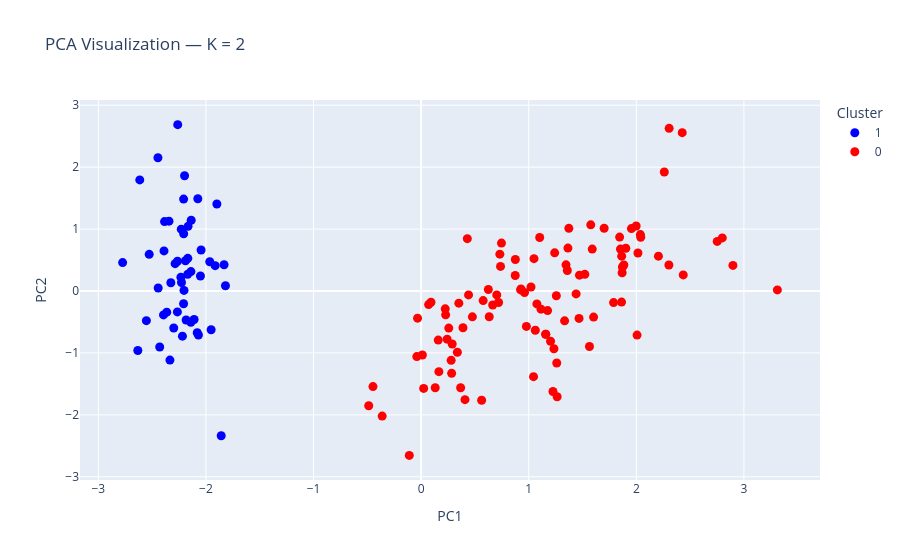
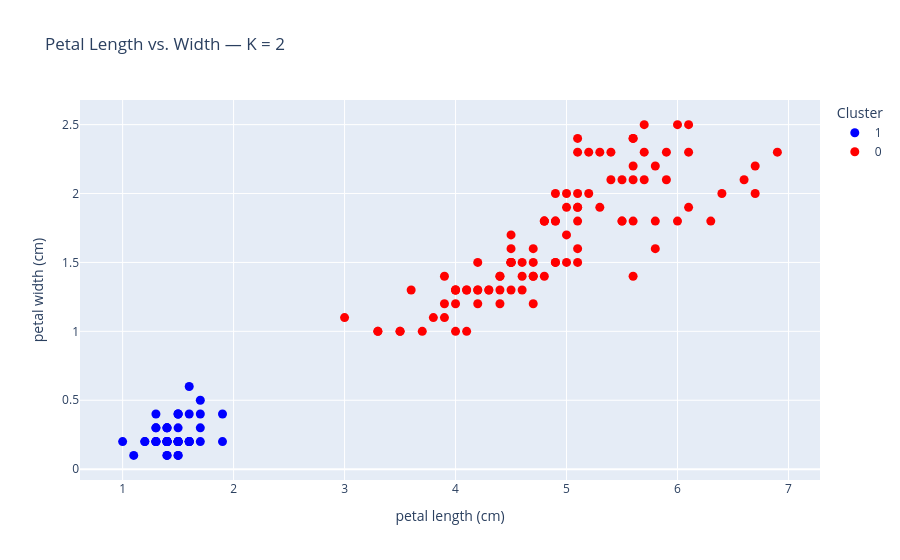
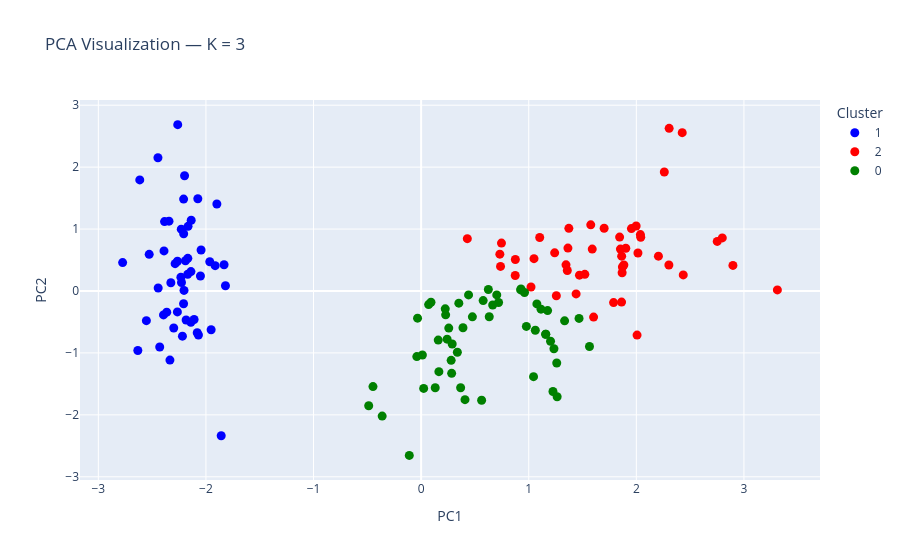
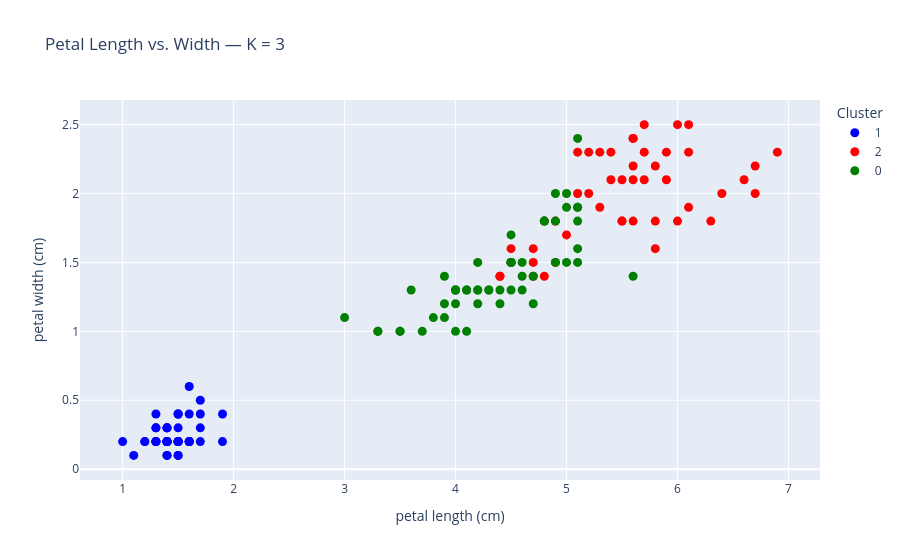

The notebook cell these images were saved under, in order:
### Markdown cell above
**Compare K-Means Clustering (K = 2 vs. K = 3) Using Plotly**

We'll compare K-means with two and three clusters using the standardized Iris features. We'll visualize results two ways: PCA, which summarizes all four measurements into two components, and a direct plot of petal length versus petal width. PCA shows overall structure, while the petal plot uses familiar measurements. In all cases, the clustering itself is trained on all four standardized features we're only changing how we view it, not how we train it. This helps us judge whether K equals 2 or K equals 3 gives clearer, more meaningful groups before we compare them to the known species.

### Code cell
# 1. Fit K-Means for K = 2 and K = 3

results = []
cluster_labels = {}

for k in [2, 3]:
    model = KMeans(
        n_clusters=k,
        random_state=42,
        n_init=10
    )

    labels = model.fit_predict(X_standard)
    cluster_labels[k] = labels

    results.append({
        "K": k,
        "WCSS": model.inertia_,
        "Silhouette Score": silhouette_score(X_standard, labels)
    })

display(pd.DataFrame(results))


# 2. Apply PCA for visualization only

pca = PCA(n_components=2)
X_pca = pca.fit_transform(X_standard)

# Create visualization DataFrame
df_plot = iris_clust_df[
    ["petal length (cm)", "petal width (cm)"]
].copy()

df_plot["PC1"] = X_pca[:, 0]
df_plot["PC2"] = X_pca[:, 1]

df_plot["Cluster_K2"] = cluster_labels[2].astype(str)
df_plot["Cluster_K3"] = cluster_labels[3].astype(str)


# 3. Plot PCA and original features for each K

for k in [2, 3]:

    cluster_col = f"Cluster_K{k}"

    colors = (
        ["blue", "red"]
        if k == 2
        else ["blue", "red", "green"]
    )

    # PCA visualization
    fig_pca = px.scatter(
        df_plot,
        x="PC1",
        y="PC2",
        color=cluster_col,
        title=f"PCA Visualization — K = {k}",
        color_discrete_sequence=colors,
        labels={cluster_col: "Cluster"}
    )

    fig_pca.update_traces(marker=dict(size=9))
    fig_pca.show()

    # Original features visualization
    fig_original = px.scatter(
        df_plot,
        x="petal length (cm)",
        y="petal width (cm)",
        color=cluster_col,
        title=f"Petal Length vs. Width — K = {k}",
        color_discrete_sequence=colors,
        labels={cluster_col: "Cluster"}
    )

    fig_original.update_traces(marker=dict(size=9))
    fig_original.show()

### Figure 1 — Plotly figure (JSON) as saved in the notebook; plotly's stock layout.template omitted (floating-point values rounded to 4 significant figures)
{"data": [{"hovertemplate": "Cluster=1<br>PC1=%{x}<br>PC2=%{y}<extra></extra>", "legendgroup": "1", "marker": {"color": "blue", "size": 9, "symbol": "circle"}, "mode": "markers", "name": "1", "orientation": "v", "showlegend": true, "type": "scatter", "x": [-2.265, -2.081, -2.364, -2.299, -2.39, -2.076, -2.444, -2.233, -2.335, -2.184, -2.166, -2.326, -2.218, -2.633, -2.199, -2.262, -2.208, -2.19, -1.899, -2.343, -1.914, -2.207, -2.774, -1.819, -2.227, -1.952, -2.051, -2.169, -2.14, -2.265, -2.14, -1.832, -2.615, -2.446, -2.11, -2.208, -2.045, -2.527, -2.43, -2.17, -2.286, -1.858, -2.554, -1.964, -2.137, -2.07, -2.385, -2.394, -2.229, -2.204], "xaxis": "x", "y": [0.48, -0.6741, -0.3419, -0.5974, 0.6468, 1.489, 0.04764, 0.2231, -1.115, -0.469, 1.044, 0.1331, -0.7287, -0.9615, 1.86, 2.686, 1.484, 0.4888, 1.405, 1.128, 0.4089, 0.9241, 0.4583, 0.08556, 0.1373, -0.6256, 0.2422, 0.5271, 0.3132, -0.3377, -0.5045, 0.4237, 1.794, 2.151, -0.4602, -0.2061, 0.6616, 0.5923, -0.9042, 0.2689, 0.4417, -2.337, -0.4791, 0.4723, 1.142, -0.7111, 1.12, -0.3862, 0.998, 0.009216], "yaxis": "y"}, {"hovertemplate": "Cluster=0<br>PC1=%{x}<br>PC2=%{y}<extra></extra>", "legendgroup": "0", "marker": {"color": "red", "size": 9, "symbol": "circle"}, "mode": "markers", "name": "0", "orientation": "v", "showlegend": true, "type": "scatter", "x": [1.102, 0.7313, 1.241, 0.4075, 1.075, 0.3887, 0.7465, -0.4873, 0.9279, 0.01143, -0.1102, 0.4407, 0.5621, 0.7196, -0.03335, 0.8754, 0.3503, 0.1588, 1.225, 0.1649, 0.7377, 0.4763, 1.234, 0.6329, 0.7027, 0.8743, 1.257, 1.358, 0.6648, -0.04026, 0.1308, 0.02345, 0.2415, 1.061, 0.224, 0.4291, 1.049, 1.045, 0.06959, 0.2835, 0.2791, 0.6246, 0.3365, -0.3622, 0.2886, 0.09136, 0.2277, 0.5764, -0.4477, 0.2567, 1.845, 1.158, 2.205, 1.44, 1.868, 2.752, 0.367, 2.302, 2.007, 2.26, 1.364, 1.603, 1.884, 1.26, 1.468, 1.59, 1.471, 2.426, 3.311, 1.264, 2.038, 0.978, 2.898, 1.333, 1.701, 1.954, 1.175, 1.021, 1.788, 1.864, 2.436, 2.305, 1.863, 1.114, 1.202, 2.799, 1.576, 1.346, 0.9248, 1.852, 2.015, 1.902, 1.158, 2.041, 1.998, 1.871, 1.565, 1.521, 1.373, 0.9607], "xaxis": "x", "y": [0.863, 0.5946, 0.6163, -1.754, -0.2084, -0.5933, 0.773, -1.852, 0.03223, -1.034, -2.654, -0.0633, -1.765, -0.1862, -0.439, 0.5091, -0.1963, -0.7921, -1.622, -1.303, 0.3966, -0.4173, -0.9333, -0.4164, -0.06341, 0.2508, -0.07726, 0.3313, -0.2259, -1.059, -1.562, -1.572, -0.7773, -0.6338, -0.2878, 0.8456, 0.5221, -1.383, -0.2195, -1.329, -1.12, 0.02492, -0.9884, -2.019, -0.8557, -0.1812, -0.3849, -0.1549, -1.544, -0.5989, 0.8704, -0.6989, 0.562, -0.04699, 0.295, 0.8004, -1.562, 0.4201, -0.7114, 1.921, 0.6928, -0.4217, 0.4192, -1.162, -0.4423, 0.6762, 0.2556, 2.557, 0.01778, -1.707, 0.9105, -0.5718, 0.4136, -0.4818, 1.014, 1.008, -0.3164, 0.06435, -0.1874, 0.5623, 0.2593, 2.626, -0.1785, -0.2929, -0.8113, 0.8568, 1.069, 0.4224, 0.01722, 0.6761, 0.6139, 0.6896, -0.6989, 0.8675, 1.049, 0.387, -0.8967, 0.2691, 1.011, -0.02433], "yaxis": "y"}], "layout": {"legend": {"title": {"text": "Cluster"}, "tracegroupgap": 0}, "title": {"text": "PCA Visualization — K = 2"}, "xaxis": {"anchor": "y", "domain": [0, 1], "title": {"text": "PC1"}}, "yaxis": {"anchor": "x", "domain": [0, 1], "title": {"text": "PC2"}}}}

### Figure 2 — Plotly figure (JSON) as saved in the notebook; plotly's stock layout.template omitted (floating-point values rounded to 4 significant figures)
{"data": [{"hovertemplate": "Cluster=1<br>petal length (cm)=%{x}<br>petal width (cm)=%{y}<extra></extra>", "legendgroup": "1", "marker": {"color": "blue", "size": 9, "symbol": "circle"}, "mode": "markers", "name": "1", "orientation": "v", "showlegend": true, "type": "scatter", "x": [1.4, 1.4, 1.3, 1.5, 1.4, 1.7, 1.4, 1.5, 1.4, 1.5, 1.5, 1.6, 1.4, 1.1, 1.2, 1.5, 1.3, 1.4, 1.7, 1.5, 1.7, 1.5, 1.0, 1.7, 1.9, 1.6, 1.6, 1.5, 1.4, 1.6, 1.6, 1.5, 1.5, 1.4, 1.5, 1.2, 1.3, 1.4, 1.3, 1.5, 1.3, 1.3, 1.3, 1.6, 1.9, 1.4, 1.6, 1.4, 1.5, 1.4], "xaxis": "x", "y": [0.2, 0.2, 0.2, 0.2, 0.2, 0.4, 0.3, 0.2, 0.2, 0.1, 0.2, 0.2, 0.1, 0.1, 0.2, 0.4, 0.4, 0.3, 0.3, 0.3, 0.2, 0.4, 0.2, 0.5, 0.2, 0.2, 0.4, 0.2, 0.2, 0.2, 0.2, 0.4, 0.1, 0.2, 0.2, 0.2, 0.2, 0.1, 0.2, 0.2, 0.3, 0.3, 0.2, 0.6, 0.4, 0.3, 0.2, 0.2, 0.2, 0.2], "yaxis": "y"}, {"hovertemplate": "Cluster=0<br>petal length (cm)=%{x}<br>petal width (cm)=%{y}<extra></extra>", "legendgroup": "0", "marker": {"color": "red", "size": 9, "symbol": "circle"}, "mode": "markers", "name": "0", "orientation": "v", "showlegend": true, "type": "scatter", "x": [4.7, 4.5, 4.9, 4.0, 4.6, 4.5, 4.7, 3.3, 4.6, 3.9, 3.5, 4.2, 4.0, 4.7, 3.6, 4.4, 4.5, 4.1, 4.5, 3.9, 4.8, 4.0, 4.9, 4.7, 4.3, 4.4, 4.8, 5.0, 4.5, 3.5, 3.8, 3.7, 3.9, 5.1, 4.5, 4.5, 4.7, 4.4, 4.1, 4.0, 4.4, 4.6, 4.0, 3.3, 4.2, 4.2, 4.2, 4.3, 3.0, 4.1, 6.0, 5.1, 5.9, 5.6, 5.8, 6.6, 4.5, 6.3, 5.8, 6.1, 5.1, 5.3, 5.5, 5.0, 5.1, 5.3, 5.5, 6.7, 6.9, 5.0, 5.7, 4.9, 6.7, 4.9, 5.7, 6.0, 4.8, 4.9, 5.6, 5.8, 6.1, 6.4, 5.6, 5.1, 5.6, 6.1, 5.6, 5.5, 4.8, 5.4, 5.6, 5.1, 5.1, 5.9, 5.7, 5.2, 5.0, 5.2, 5.4, 5.1], "xaxis": "x", "y": [1.4, 1.5, 1.5, 1.3, 1.5, 1.3, 1.6, 1.0, 1.3, 1.4, 1.0, 1.5, 1.0, 1.4, 1.3, 1.4, 1.5, 1.0, 1.5, 1.1, 1.8, 1.3, 1.5, 1.2, 1.3, 1.4, 1.4, 1.7, 1.5, 1.0, 1.1, 1.0, 1.2, 1.6, 1.5, 1.6, 1.5, 1.3, 1.3, 1.3, 1.2, 1.4, 1.2, 1.0, 1.3, 1.2, 1.3, 1.3, 1.1, 1.3, 2.5, 1.9, 2.1, 1.8, 2.2, 2.1, 1.7, 1.8, 1.8, 2.5, 2.0, 1.9, 2.1, 2.0, 2.4, 2.3, 1.8, 2.2, 2.3, 1.5, 2.3, 2.0, 2.0, 1.8, 2.1, 1.8, 1.8, 1.8, 2.1, 1.6, 1.9, 2.0, 2.2, 1.5, 1.4, 2.3, 2.4, 1.8, 1.8, 2.1, 2.4, 2.3, 1.9, 2.3, 2.5, 2.3, 1.9, 2.0, 2.3, 1.8], "yaxis": "y"}], "layout": {"legend": {"title": {"text": "Cluster"}, "tracegroupgap": 0}, "title": {"text": "Petal Length vs. Width — K = 2"}, "xaxis": {"anchor": "y", "domain": [0, 1], "title": {"text": "petal length (cm)"}}, "yaxis": {"anchor": "x", "domain": [0, 1], "title": {"text": "petal width (cm)"}}}}

### Figure 3 — Plotly figure (JSON) as saved in the notebook; plotly's stock layout.template omitted (floating-point values rounded to 4 significant figures)
{"data": [{"hovertemplate": "Cluster=1<br>PC1=%{x}<br>PC2=%{y}<extra></extra>", "legendgroup": "1", "marker": {"color": "blue", "size": 9, "symbol": "circle"}, "mode": "markers", "name": "1", "orientation": "v", "showlegend": true, "type": "scatter", "x": [-2.265, -2.081, -2.364, -2.299, -2.39, -2.076, -2.444, -2.233, -2.335, -2.184, -2.166, -2.326, -2.218, -2.633, -2.199, -2.262, -2.208, -2.19, -1.899, -2.343, -1.914, -2.207, -2.774, -1.819, -2.227, -1.952, -2.051, -2.169, -2.14, -2.265, -2.14, -1.832, -2.615, -2.446, -2.11, -2.208, -2.045, -2.527, -2.43, -2.17, -2.286, -1.858, -2.554, -1.964, -2.137, -2.07, -2.385, -2.394, -2.229, -2.204], "xaxis": "x", "y": [0.48, -0.6741, -0.3419, -0.5974, 0.6468, 1.489, 0.04764, 0.2231, -1.115, -0.469, 1.044, 0.1331, -0.7287, -0.9615, 1.86, 2.686, 1.484, 0.4888, 1.405, 1.128, 0.4089, 0.9241, 0.4583, 0.08556, 0.1373, -0.6256, 0.2422, 0.5271, 0.3132, -0.3377, -0.5045, 0.4237, 1.794, 2.151, -0.4602, -0.2061, 0.6616, 0.5923, -0.9042, 0.2689, 0.4417, -2.337, -0.4791, 0.4723, 1.142, -0.7111, 1.12, -0.3862, 0.998, 0.009216], "yaxis": "y"}, {"hovertemplate": "Cluster=2<br>PC1=%{x}<br>PC2=%{y}<extra></extra>", "legendgroup": "2", "marker": {"color": "red", "size": 9, "symbol": "circle"}, "mode": "markers", "name": "2", "orientation": "v", "showlegend": true, "type": "scatter", "x": [1.102, 0.7313, 1.241, 0.7465, 0.8754, 0.7377, 0.8743, 1.257, 1.358, 0.4291, 1.049, 1.845, 2.205, 1.44, 1.868, 2.752, 2.302, 2.007, 2.26, 1.364, 1.603, 1.884, 1.59, 1.471, 2.426, 3.311, 2.038, 2.898, 1.701, 1.954, 1.021, 1.788, 1.864, 2.436, 2.305, 1.863, 2.799, 1.576, 1.346, 1.852, 2.015, 1.902, 2.041, 1.998, 1.871, 1.521, 1.373], "xaxis": "x", "y": [0.863, 0.5946, 0.6163, 0.773, 0.5091, 0.3966, 0.2508, -0.07726, 0.3313, 0.8456, 0.5221, 0.8704, 0.562, -0.04699, 0.295, 0.8004, 0.4201, -0.7114, 1.921, 0.6928, -0.4217, 0.4192, 0.6762, 0.2556, 2.557, 0.01778, 0.9105, 0.4136, 1.014, 1.008, 0.06435, -0.1874, 0.5623, 0.2593, 2.626, -0.1785, 0.8568, 1.069, 0.4224, 0.6761, 0.6139, 0.6896, 0.8675, 1.049, 0.387, 0.2691, 1.011], "yaxis": "y"}, {"hovertemplate": "Cluster=0<br>PC1=%{x}<br>PC2=%{y}<extra></extra>", "legendgroup": "0", "marker": {"color": "green", "size": 9, "symbol": "circle"}, "mode": "markers", "name": "0", "orientation": "v", "showlegend": true, "type": "scatter", "x": [0.4075, 1.075, 0.3887, -0.4873, 0.9279, 0.01143, -0.1102, 0.4407, 0.5621, 0.7196, -0.03335, 0.3503, 0.1588, 1.225, 0.1649, 0.4763, 1.234, 0.6329, 0.7027, 0.6648, -0.04026, 0.1308, 0.02345, 0.2415, 1.061, 0.224, 1.045, 0.06959, 0.2835, 0.2791, 0.6246, 0.3365, -0.3622, 0.2886, 0.09136, 0.2277, 0.5764, -0.4477, 0.2567, 1.158, 0.367, 1.26, 1.468, 1.264, 0.978, 1.333, 1.175, 1.114, 1.202, 0.9248, 1.158, 1.565, 0.9607], "xaxis": "x", "y": [-1.754, -0.2084, -0.5933, -1.852, 0.03223, -1.034, -2.654, -0.0633, -1.765, -0.1862, -0.439, -0.1963, -0.7921, -1.622, -1.303, -0.4173, -0.9333, -0.4164, -0.06341, -0.2259, -1.059, -1.562, -1.572, -0.7773, -0.6338, -0.2878, -1.383, -0.2195, -1.329, -1.12, 0.02492, -0.9884, -2.019, -0.8557, -0.1812, -0.3849, -0.1549, -1.544, -0.5989, -0.6989, -1.562, -1.162, -0.4423, -1.707, -0.5718, -0.4818, -0.3164, -0.2929, -0.8113, 0.01722, -0.6989, -0.8967, -0.02433], "yaxis": "y"}], "layout": {"legend": {"title": {"text": "Cluster"}, "tracegroupgap": 0}, "title": {"text": "PCA Visualization — K = 3"}, "xaxis": {"anchor": "y", "domain": [0, 1], "title": {"text": "PC1"}}, "yaxis": {"anchor": "x", "domain": [0, 1], "title": {"text": "PC2"}}}}

### Figure 4 — Plotly figure (JSON) as saved in the notebook; plotly's stock layout.template omitted (floating-point values rounded to 4 significant figures)
{"data": [{"hovertemplate": "Cluster=1<br>petal length (cm)=%{x}<br>petal width (cm)=%{y}<extra></extra>", "legendgroup": "1", "marker": {"color": "blue", "size": 9, "symbol": "circle"}, "mode": "markers", "name": "1", "orientation": "v", "showlegend": true, "type": "scatter", "x": [1.4, 1.4, 1.3, 1.5, 1.4, 1.7, 1.4, 1.5, 1.4, 1.5, 1.5, 1.6, 1.4, 1.1, 1.2, 1.5, 1.3, 1.4, 1.7, 1.5, 1.7, 1.5, 1.0, 1.7, 1.9, 1.6, 1.6, 1.5, 1.4, 1.6, 1.6, 1.5, 1.5, 1.4, 1.5, 1.2, 1.3, 1.4, 1.3, 1.5, 1.3, 1.3, 1.3, 1.6, 1.9, 1.4, 1.6, 1.4, 1.5, 1.4], "xaxis": "x", "y": [0.2, 0.2, 0.2, 0.2, 0.2, 0.4, 0.3, 0.2, 0.2, 0.1, 0.2, 0.2, 0.1, 0.1, 0.2, 0.4, 0.4, 0.3, 0.3, 0.3, 0.2, 0.4, 0.2, 0.5, 0.2, 0.2, 0.4, 0.2, 0.2, 0.2, 0.2, 0.4, 0.1, 0.2, 0.2, 0.2, 0.2, 0.1, 0.2, 0.2, 0.3, 0.3, 0.2, 0.6, 0.4, 0.3, 0.2, 0.2, 0.2, 0.2], "yaxis": "y"}, {"hovertemplate": "Cluster=2<br>petal length (cm)=%{x}<br>petal width (cm)=%{y}<extra></extra>", "legendgroup": "2", "marker": {"color": "red", "size": 9, "symbol": "circle"}, "mode": "markers", "name": "2", "orientation": "v", "showlegend": true, "type": "scatter", "x": [4.7, 4.5, 4.9, 4.7, 4.4, 4.8, 4.4, 4.8, 5.0, 4.5, 4.7, 6.0, 5.9, 5.6, 5.8, 6.6, 6.3, 5.8, 6.1, 5.1, 5.3, 5.5, 5.3, 5.5, 6.7, 6.9, 5.7, 6.7, 5.7, 6.0, 4.9, 5.6, 5.8, 6.1, 6.4, 5.6, 6.1, 5.6, 5.5, 5.4, 5.6, 5.1, 5.9, 5.7, 5.2, 5.2, 5.4], "xaxis": "x", "y": [1.4, 1.5, 1.5, 1.6, 1.4, 1.8, 1.4, 1.4, 1.7, 1.6, 1.5, 2.5, 2.1, 1.8, 2.2, 2.1, 1.8, 1.8, 2.5, 2.0, 1.9, 2.1, 2.3, 1.8, 2.2, 2.3, 2.3, 2.0, 2.1, 1.8, 1.8, 2.1, 1.6, 1.9, 2.0, 2.2, 2.3, 2.4, 1.8, 2.1, 2.4, 2.3, 2.3, 2.5, 2.3, 2.0, 2.3], "yaxis": "y"}, {"hovertemplate": "Cluster=0<br>petal length (cm)=%{x}<br>petal width (cm)=%{y}<extra></extra>", "legendgroup": "0", "marker": {"color": "green", "size": 9, "symbol": "circle"}, "mode": "markers", "name": "0", "orientation": "v", "showlegend": true, "type": "scatter", "x": [4.0, 4.6, 4.5, 3.3, 4.6, 3.9, 3.5, 4.2, 4.0, 4.7, 3.6, 4.5, 4.1, 4.5, 3.9, 4.0, 4.9, 4.7, 4.3, 4.5, 3.5, 3.8, 3.7, 3.9, 5.1, 4.5, 4.4, 4.1, 4.0, 4.4, 4.6, 4.0, 3.3, 4.2, 4.2, 4.2, 4.3, 3.0, 4.1, 5.1, 4.5, 5.0, 5.1, 5.0, 4.9, 4.9, 4.8, 5.1, 5.6, 4.8, 5.1, 5.0, 5.1], "xaxis": "x", "y": [1.3, 1.5, 1.3, 1.0, 1.3, 1.4, 1.0, 1.5, 1.0, 1.4, 1.3, 1.5, 1.0, 1.5, 1.1, 1.3, 1.5, 1.2, 1.3, 1.5, 1.0, 1.1, 1.0, 1.2, 1.6, 1.5, 1.3, 1.3, 1.3, 1.2, 1.4, 1.2, 1.0, 1.3, 1.2, 1.3, 1.3, 1.1, 1.3, 1.9, 1.7, 2.0, 2.4, 1.5, 2.0, 1.8, 1.8, 1.5, 1.4, 1.8, 1.9, 1.9, 1.8], "yaxis": "y"}], "layout": {"legend": {"title": {"text": "Cluster"}, "tracegroupgap": 0}, "title": {"text": "Petal Length vs. Width — K = 3"}, "xaxis": {"anchor": "y", "domain": [0, 1], "title": {"text": "petal length (cm)"}}, "yaxis": {"anchor": "x", "domain": [0, 1], "title": {"text": "petal width (cm)"}}}}
